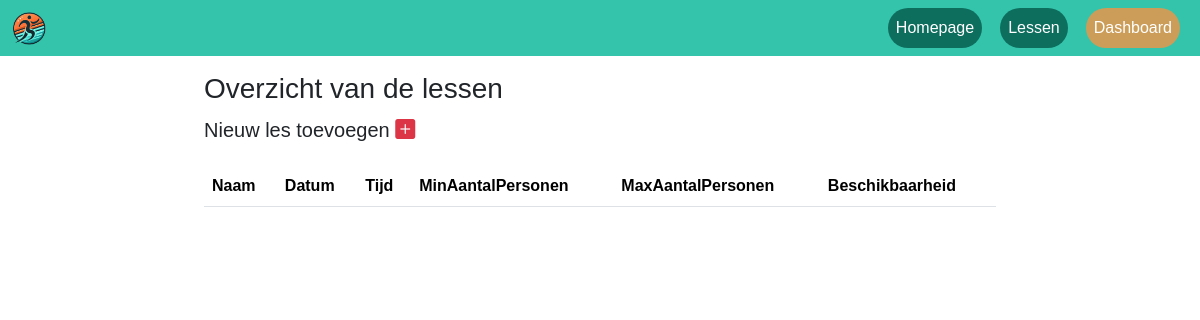
Page /lessen/lessen2.php on the earlier database version.
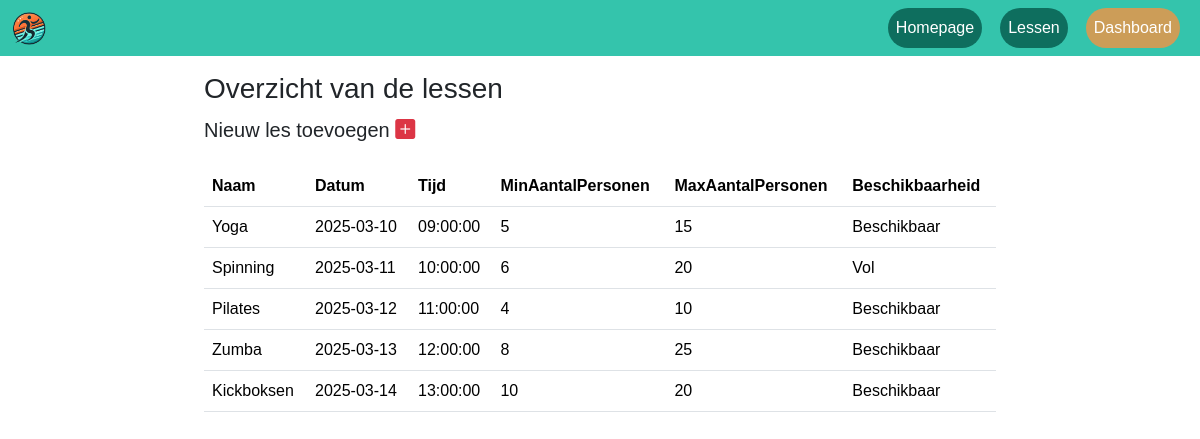
Same page on the later database version.
### tables this page shows
CREATE TABLE Les (
    Id                 INT             NOT NULL AUTO_INCREMENT,
    Naam               VARCHAR(50)     NOT NULL,
    Datum              DATE            NOT NULL,
    Tijd               TIME            NOT NULL,
    MinAantalPersonen  TINYINT          NOT NULL,
    MaxAantalPersonen  TINYINT          NOT NULL,
    LesPrijs           DECIMAL(5,2)    NOT NULL,
    Beschikbaarheid    VARCHAR(50)     NOT NULL,
    IsActief           BIT             NOT NULL DEFAULT 1,
    Opmerking          VARCHAR(250)    DEFAULT NULL,
    DatumAangemaakt    DATETIME(6)     NOT NULL,
    DatumGewijzigd     DATETIME(6)     NOT NULL,
    CONSTRAINT PK_Les_Id PRIMARY KEY (Id)
);

### lessen/lessen2.php (the view, shortened to what this page needs)
<?php
    include('../DB/config.php');
    $dsn = "mysql:host=$dbHost;
            dbname=$dbName;
            charset=UTF8";
    $pdo = new PDO($dsn, $dbUser, $dbPass);
    $sql = "SELECT  LES.Id
                   ,LES.Naam
                   ,LES.Datum
                   ,LES.Tijd
                   ,LES.MinAantalPersonen
                   ,LES.MaxAantalPersonen
                   ,LES.Beschikbaarheid
            FROM Les AS LES";
    $statement = $pdo->prepare($sql);
    $statement->execute();
    $result = $statement->fetchAll(PDO::FETCH_OBJ);
?>
<!DOCTYPE html>
<html lang="en">
<head>
    <link href="https://cdn.jsdelivr.net/npm/bootstrap@5.3.3/dist/css/bootstrap.min.css" rel="stylesheet"
>
    <link rel="stylesheet" href="../style.css">
        <link rel="stylesheet" href="https://cdn.jsdelivr.net/npm/bootstrap-icons@1.11.3/font/bootstrap-icons.min.css">
</head>
<body>
<nav class="navbar navbar-expand-lg navbar-custom sticky">
        <div class="container-fluid">
            <ul>
                <li>
                    <img src="../Image/Logo.png" alt="logo" class="logo">
                </li>
            </ul>
            <ul class="navbar-nav">
                <li class="nav-item">
                    <a class="nav-link" href="../index.html">Homepage</a>
                </li>
                <li class="nav-item">
                    <a class="nav-link" href="../lessen.php">Lessen</a>
                </li>
                <li class="nav-item">
                    <a class="nav-link active" href="../dashboard/dashboard.html">Dashboard</a>
                </li>
            </ul>
        </div>
    </nav>
    <div class="row mb-1 ">
        <div class="col-2"></div>
        <div class="col-8 title"><h3>Overzicht van de lessen</h3></div>
        <div class="col-2"></div>
      </div>
        <div class="row mb-3">
            <div class="col-2"></div>
            <div class="col-8">
              <h5>Nieuw les toevoegen
                  <a href="create.php">
                    <i class="bi bi-plus-square-fill text-danger"></i>
                  </a>
              </h5>
            </div>
            <div class="col-2"></div>
        </div>
    <div class="row">
        <div class="col-2"></div>
        <div class="col-8">
          <table class="table table-hover" id="table-lessen">
              <thead>
                  <th>Naam</th>
                  <th>Datum</th>
                  <th>Tijd</th>
                  <th>MinAantalPersonen</th>
                  <th>MaxAantalPersonen</th>
                  <th>Beschikbaarheid</th>
              </thead>
              <tbody>
                  <?php foreach($result as $LessenInfo) : ?>
                        <tr>
                          <td><?= $LessenInfo->Naam ?></td>
                          <td><?= $LessenInfo->Datum ?></td>
                          <td><?= $LessenInfo->Tijd ?></td>
                          <td><?= $LessenInfo->MinAantalPersonen ?></td>
                          <td><?= $LessenInfo->MaxAantalPersonen ?></td>
                          <td><?= $LessenInfo->Beschikbaarheid ?></td>
                        </tr>
                  <?php endforeach ?>
              </tbody>
          </table>
        </div>
        <div class="col-2"></div>
      </div>
</body>
</html>

Differences in the rows shown:
added les: Naam "Yoga", Datum "2025-03-10", Tijd "09:00:00", MinAantalPersonen "5", MaxAantalPersonen "15", Beschikbaarheid "Beschikbaar"
added les: Naam "Spinning", Datum "2025-03-11", Tijd "10:00:00", MinAantalPersonen "6", MaxAantalPersonen "20", Beschikbaarheid "Vol"
added les: Naam "Pilates", Datum "2025-03-12", Tijd "11:00:00", MinAantalPersonen "4", MaxAantalPersonen "10", Beschikbaarheid "Beschikbaar"
added les: Naam "Zumba", Datum "2025-03-13", Tijd "12:00:00", MinAantalPersonen "8", MaxAantalPersonen "25", Beschikbaarheid "Beschikbaar"
added les: Naam "Kickboksen", Datum "2025-03-14", Tijd "13:00:00", MinAantalPersonen "10", MaxAantalPersonen "20", Beschikbaarheid "Beschikbaar"
